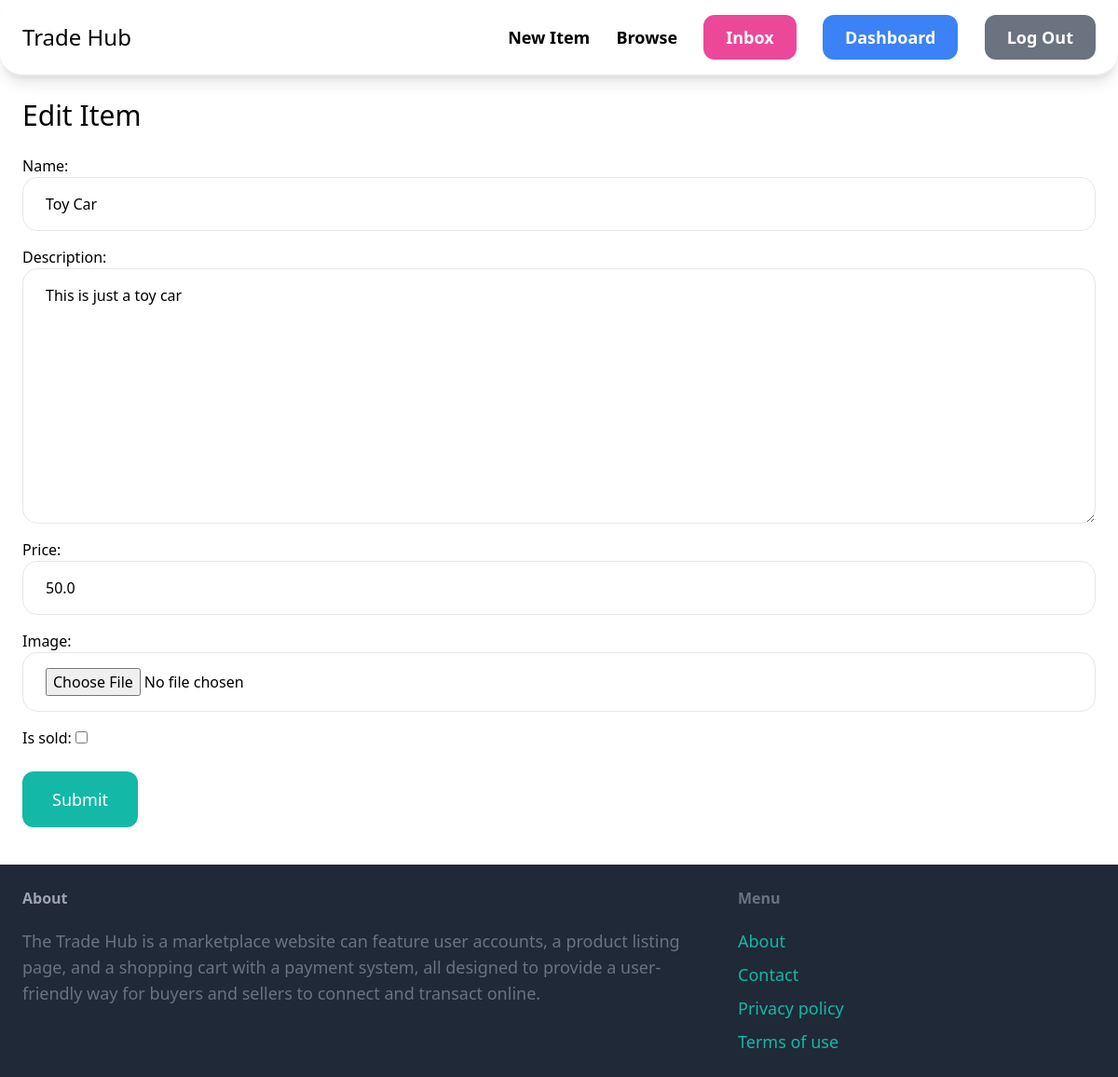
The app's page /items/2/edit/ (signed in) with its own data.
### item/models.py (models this page shows, shortened)
class Item(models.Model):
    category = models.ForeignKey(Category, related_name='items', on_delete=models.CASCADE)
    name = models.CharField(max_length=255)
    description = models.TextField(blank=True, null=True)
    price=models.FloatField()
    image = models.ImageField(upload_to='item_images')
    is_sold = models.BooleanField(default=False)
    created_at = models.DateTimeField(auto_now_add=True)
    created_by = models.ForeignKey(User, related_name='items', on_delete=models.CASCADE)

### item/views.py (the view)
# urls.py: path('<int:pk>/edit/', views.edit, name='edit'),
@login_required
def edit(request, pk):
    item = get_object_or_404(Item, pk=pk, created_by=request.user)
    if request.method == 'POST':
        form = EditItemForm(request.POST, request.FILES, instance=item)
        if form.is_valid():
            form.save()
            return redirect('item:detail', pk=item.id)
    else:
        form = EditItemForm(instance=item)
    return render(request, 'item/form.html', {
        'form': form,
        'title': 'Edit Item'
    })

### item/forms.py
class EditItemForm(forms.ModelForm):
    class Meta:
        model = Item
        fields = ('name', 'description', 'price', 'image','is_sold')
        widgets = {
            'name': forms.TextInput(attrs={
                'class': INPUT_CLASSES
            }),
            'description': forms.Textarea(attrs={
                'class': INPUT_CLASSES
            }),
            'price': forms.TextInput(attrs={
                'class': INPUT_CLASSES
            }),
            'image': forms.FileInput(attrs={
                'class': INPUT_CLASSES
            }),
        }

### item/templates/item/form.html (shortened to what this page needs)
{%extends 'core/base.html'%}
{% block content%}
<h1 class="mb-6 text-3xl">
    {{title}}
</h1>
<form method="post" action="." enctype="multipart/form-data">
    <div class="space-y-4">
        {{form.as_p}}
    </div>
    <button class="mt-6 py-4 px-8 text-lg bg-teal-500 hover:bg-teal-700 rounded-xl text-white transition duration-1000">
        Submit
    </button>
</form>
{%endblock%}

### records on screen
Item: name "Toy Car", description "This is just a toy car", price "50.0"

### other values on screen
{{ title }} "Edit Item"
